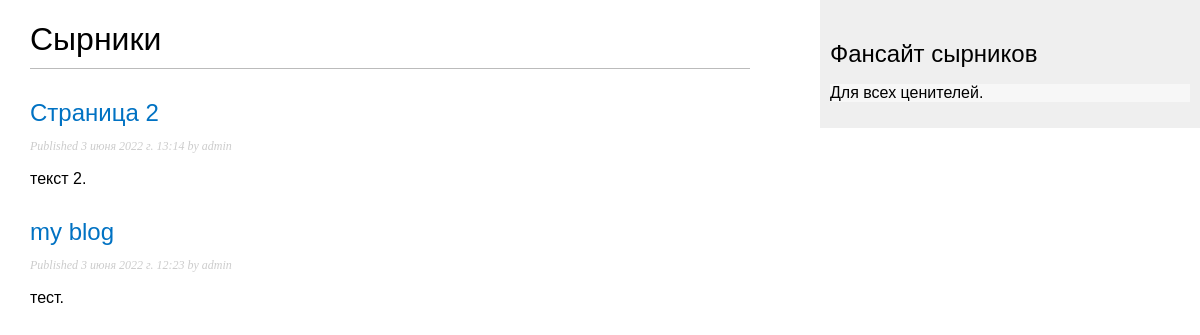
/blog/, run on an earlier commit of the app's database.
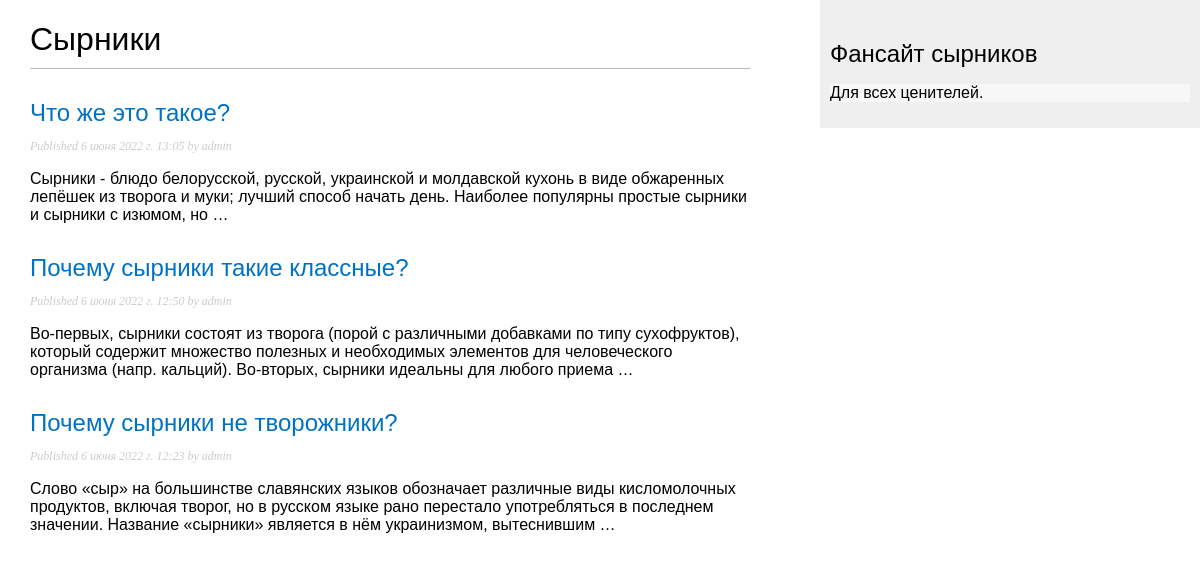
And on a later commit of the database.
### blog/models.py (models this page shows, shortened)
class Post(models.Model):
    class Status(models.TextChoices):
        DRAFT = 'DF', 'Draft'
        PUBLISHED = 'PB', 'Published'
    title = models.CharField(max_length=250)
    slug = models.SlugField(max_length=250)
    author = models.ForeignKey(User, on_delete=models.CASCADE, related_name='blog_posts')
    body = models.TextField()
    publish = models.DateTimeField(default=timezone.now)
    created = models.DateTimeField(auto_now_add=True)
    updated = models.DateTimeField(auto_now=True)
    status = models.CharField(max_length=2, choices=Status.choices, default=Status.DRAFT)
    objects = models.Manager() # The default manager.
    published = PublishedManager() # Our custom manager.
    class Meta:
        ordering = ['-publish']
        indexes = [models.Index(fields=['-publish']),]

### blog/views.py (the view)
# urls.py: path('', views.post_list, name='post_list'),
def post_list(request):
    posts = Post.published.all()
    return render(request, 'blog/post/list.html', {'posts': posts})

### blog/models.py (called while the page is built)
    def get_queryset(self):
        return super().get_queryset().filter(status=Post.Status.PUBLISHED)

### blog/templates/blog/post/list.html (shortened to what this page needs)
{% extends "blog/base.html" %}
{% block content %}
  <h1>Сырники</h1>
  {% for post in posts %}
    <h2>
      <a href="{% url 'blog:post_detail' post.id %}">
        {{ post.title }}
      </a>
    </h2>
    <p class="date">
      Published {{ post.publish }} by {{ post.author }}
    </p>
    {{ post.body|truncatewords:30|linebreaks }}
  {% endfor %}
{% endblock %}

### blog/templates/blog/base.html (shortened to what this page needs)
{% load static %}
<!DOCTYPE html>
<html>
<head>
  <link href="{% static "css/blog.css" %}" rel="stylesheet">
</head>
<body>
  <div id="content">
    {% block content %}
    {% endblock %}
  </div>
  <div id="sidebar">
    <h2>Фансайт сырников</h2>
    <p>Для всех ценителей.</p>
  </div>
</body>
</html>

### blog/static/css/blog.css (style rules this page uses)
body { margin:0; padding:0; font-family:Georgia, sans-serif; background-image: url(https://i.ytimg.com/vi/pvp_L_gaGwc/maxresdefault.jpg); background-repeat: no-repeat; }
a { color:#0072c3; text-decoration:none; }
h1 { font-weight:normal; border-bottom:1px solid #bbb; padding:0 0 10px 0; }
h2 { font-weight:normal; margin:30px 0 0; }
#content { float:left; width:60%; padding:0 0 0 30px; }
#sidebar { float:right; width:30%; padding:10px; background:#efefef; height:100%; }
p.date { color:#ccc; font-family: georgia, serif; font-size: 12px; font-style: italic; }
p { background-color: RGBA(255, 255, 255, 0.5); }

What changed in the data, as far as the page shows it:
removed Post: title "Страница 2", publish "3 июня 2022 г. 13:14", author "admin", body "текст 2."
removed Post: title "my blog", publish "3 июня 2022 г. 12:23", author "admin", body "тест."
added Post: title "Что же это такое?", publish "6 июня 2022 г. 13:05", author "admin", body "Сырники - блюдо белорусской, русской, украинской и молдавской кухонь в виде обжаренных лепёшек из творога и муки; лучший способ начать день. Наиболее популярны простые сырники и сырники с изюмом, но …"
added Post: title "Почему сырники такие классные?", publish "6 июня 2022 г. 12:50", author "admin", body "Во-первых, сырники состоят из творога (порой с различными добавками по типу сухофруктов), который содержит множество полезных и необходимых элементов для человеческого организма (напр. кальций). Во-вторых, сырники идеальны для любого приема …"
added Post: title "Почему сырники не творожники?", publish "6 июня 2022 г. 12:23", author "admin", body "Слово «сыр» на большинстве славянских языков обозначает различные виды кисломолочных продуктов, включая творог, но в русском языке рано перестало употребляться в последнем значении. Название «сырники» является в нём украинизмом, вытеснившим …"
